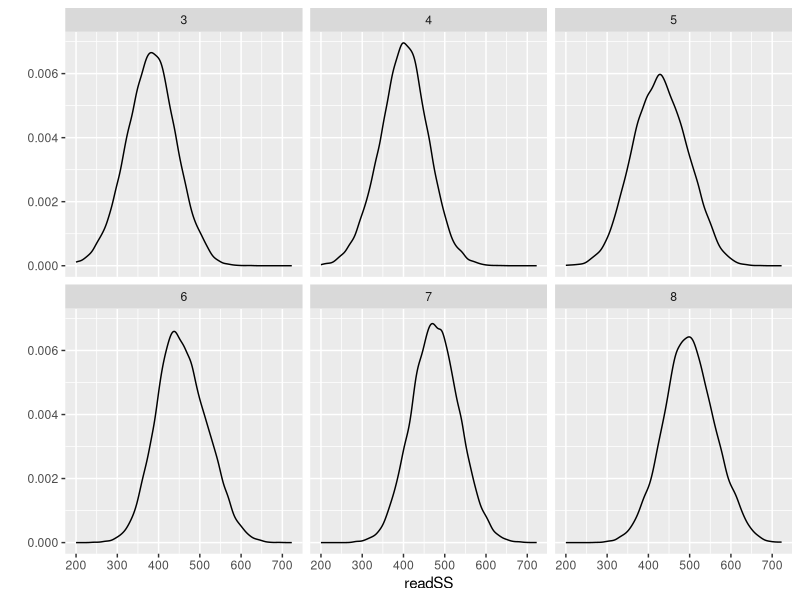
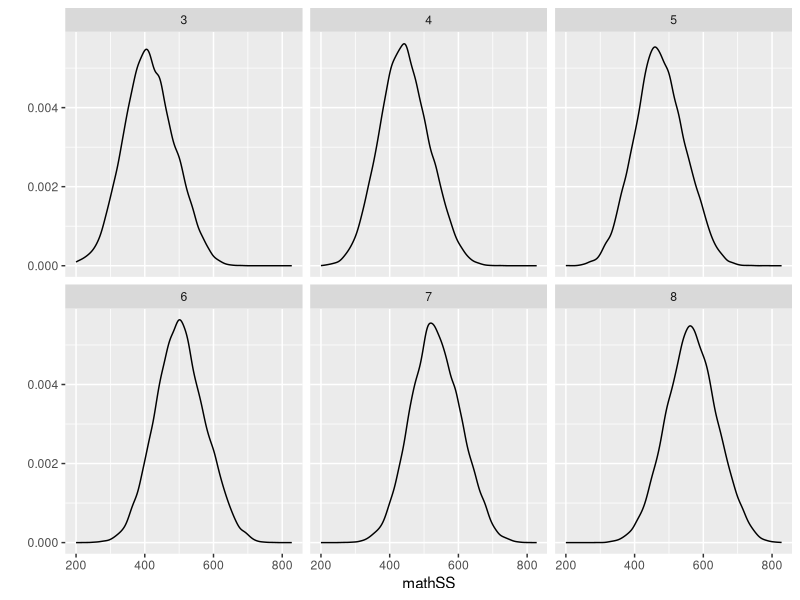

These charts were generated, in order, by the following R code:
#Simulating mixed effect data
# Jared Knowles
library(ggplot2)

  #########################################################################
  # Function: Create and define proficiency levels
  # Proficiency levels are set to be approximately 40 SS points below the
  # mean at each grade level. Basic levels are set 60 points below proficient.
  # Advanced levels are set 100 points above proficient.
  #########################################################################
proflvl <- function(student)
{

  proflvl3 <- 380
  proflvl4 <- 410
  proflvl5 <- 430
  proflvl6 <- 450
  proflvl7 <- 480
  proflvl8 <- 500

  basiclvl3 <- proflvl3 - 60
  basiclvl4 <- proflvl4 - 60
  basiclvl5 <- proflvl5 - 60
  basiclvl6 <- proflvl6 - 60
  basiclvl7 <- proflvl7 - 60
  basiclvl8 <- proflvl8 - 60

  advlvl3 <- proflvl3 + 100
  advlvl4 <- proflvl4 + 100
  advlvl5 <- proflvl5 + 100
  advlvl6 <- proflvl6 + 100
  advlvl7 <- proflvl7 + 100
  advlvl8 <- proflvl8 + 100

  student$proflvl <- NA

  student <- within(student,
    {
     
      proflvl[grade==3 & readSS >= basiclvl3] <- 'basic'
      proflvl[grade==3 & readSS >= proflvl3] <- 'proficient'
      proflvl[grade==3 & readSS >= advlvl3] <- 'advanced'
      proflvl[is.na(proflvl)] <- 'below basic'
      
      proflvl[grade==4 & readSS >= basiclvl4] <- 'basic'
      proflvl[grade==4 & readSS >= proflvl4] <- 'proficient'
      proflvl[grade==4 & readSS >= advlvl4] <- 'advanced'
      proflvl[is.na(proflvl)] <- 'below basic'
      
      proflvl[grade==5 & readSS >= basiclvl5] <- 'basic'
      proflvl[grade==5 & readSS >= proflvl5] <- 'proficient'
      proflvl[grade==5 & readSS >= advlvl5] <- 'advanced'
      proflvl[is.na(proflvl)] <- 'below basic'
      
      proflvl[grade==6 & readSS >= basiclvl6] <- 'basic'
      proflvl[grade==6 & readSS >= proflvl6] <- 'proficient'
      proflvl[grade==6 & readSS >= advlvl6] <- 'advanced'
      proflvl[is.na(proflvl)] <- 'below basic'
      
      proflvl[grade==7 & readSS >= basiclvl7] <- 'basic'
      proflvl[grade==7 & readSS >= proflvl7] <- 'proficient'
      proflvl[grade==7 & readSS >= advlvl7] <- 'advanced'
      proflvl[is.na(proflvl)] <- 'below basic'
      
      proflvl[grade==8 & readSS >= basiclvl8] <- 'basic'
      proflvl[grade==8 & readSS >= proflvl8] <- 'proficient'
      proflvl[grade==8 & readSS >= advlvl8] <- 'advanced'
      proflvl[is.na(proflvl)] <- 'below basic'
      
      proflvl <- as.factor(proflvl)
      
    })
  return(student)
}

  #########################################################################
  # Function: Create a simulated reading scale score
  #########################################################################
set.seed(6283)
simscoreread <- function(student)
{
  student<-within(student,
      {
        measerr <- rnorm(length(student$stuid),0,20)
        
        readSS<-((rnorm(1,mean=14,sd=20)+rweibull(1,shape=9,scale=6))*white)+
        ((rnorm(1,mean=-20,sd=20)+rweibull(1,shape=3,scale=7))*black)+
        ((rnorm(1,mean=-14,sd=20)+rweibull(1,shape=5,scale=9))*hisp)+
        ((rnorm(1,mean=-4,sd=20)+rweibull(1,shape=9,scale=6))*asian)+
        ((rnorm(1,mean=-14,sd=20)+rweibull(1,shape=2,scale=8))*indian)+
        ((rnorm(1,mean=8,sd=20)+rweibull(1,shape=6,scale=5))*female)+
        ((rnorm(1,mean=-24,sd=30)+rweibull(1,shape=2,scale=6))*disab)+
        ((rnorm(1,mean=-18,sd=20)+rweibull(1,shape=5,scale=6))*econ)+
        ((rnorm(1,mean=-16,sd=20)+rweibull(1,shape=3,scale=6))*ell)+
        ((rnorm(1,mean=20,sd=7)+rexp(1,rate=rnorm(1,mean=.5,sd=.2)))*grade)+
        ((rnorm(1,mean=8,sd=20)-rweibull(1,shape=1,scale=6))*sch_fay)+
        ((rnorm(1,mean=14,sd=20)-rweibull(1,shape=1,scale=6))*dist_fay)+
        rnorm(1,mean=rnorm(1,mean=0,sd=100),sd=60)+rweibull(1,shape=1,scale=100)+ability+
        ((rnorm(1,mean=30,sd=5)*luck))+((rnorm(1,mean=2,sd=.2)*teachq))-120
        
        readSS<-readSS+measerr
        
        ## Add in school effects
        readSS <- readSS + ((rnorm(1,mean=10,sd=20)+rweibull(1,shape=3,scale=6))*schoolhigh)
        readSS <- readSS + ((rnorm(1,mean=0,sd=20)+rweibull(1,shape=3,scale=6))*schoolavg)
        readSS <- readSS + ((rnorm(1,mean=-10,sd=20)+rweibull(1,shape=3,scale=6))*schoollow)
        
        readSS[readSS>900]<-900
        readSS[readSS<200]<-200
      })
}

  #########################################################################
  # Function: Create a simulated math scale score
  #########################################################################
simscoremath <- function(student)
{
  student<-within(student,
      {
        measerr <- rnorm(length(student$stuid),0,20)
        
        mathSS<-((rnorm(1,mean=16,sd=20)+rweibull(1,shape=9,scale=6))*white)+
        ((rnorm(1,mean=-14,sd=20)+rweibull(1,shape=3,scale=7))*black)+
        ((rnorm(1,mean=-12,sd=20)+rweibull(1,shape=5,scale=9))*hisp)+
        ((rnorm(1,mean=-4,sd=20)+rweibull(1,shape=9,scale=6))*asian)+
        ((rnorm(1,mean=-10,sd=20)+rweibull(1,shape=2,scale=8))*indian)+
        ((rnorm(1,mean=8,sd=20)+rweibull(1,shape=6,scale=5))*female)+
        ((rnorm(1,mean=-29,sd=30)+rweibull(1,shape=2,scale=6))*disab)+
        ((rnorm(1,mean=-20,sd=20)+rweibull(1,shape=5,scale=6))*econ)+
        ((rnorm(1,mean=-12,sd=20)+rweibull(1,shape=3,scale=6))*ell)+
        ((rnorm(1,mean=20,sd=7)+rexp(1,rate=rnorm(1,mean=.5,sd=.2)))*grade)+
        ((rnorm(1,mean=7,sd=20)-rweibull(1,shape=1,scale=6))*sch_fay)+
        ((rnorm(1,mean=2,sd=20)-rweibull(1,shape=1,scale=6))*dist_fay)+
        rnorm(1,mean=rnorm(1,mean=0,sd=100),sd=60)+rweibull(1,shape=1,scale=100)+ability+
        ((rnorm(1,mean=20,sd=5)*luck))+((rnorm(1,mean=2,sd=.2)*teachq))-120
        
        mathSS<-mathSS+measerr

        ## Add in school effects
        mathSS <- mathSS + ((rnorm(1,mean=10,sd=20)+rweibull(1,shape=3,scale=6))*schoolhigh)
        mathSS <- mathSS + ((rnorm(1,mean=0,sd=20)+rweibull(1,shape=3,scale=6))*schoolavg)
        mathSS <- mathSS + ((rnorm(1,mean=-10,sd=20)+rweibull(1,shape=3,scale=6))*schoollow)
         
        mathSS[mathSS>900]<-900
        mathSS[mathSS<200]<-200
      })  

return(student)
}
  
  #########################################################################
  # Function: Draw some plots of the simulated data set
  #########################################################################

simdiagread<-function(student)
{
  qplot(readSS,geom='density',data=student)+facet_wrap(~grade)
}
simdiagmath<-function(student)
{
  qplot(mathSS,geom='density',data=student)+facet_wrap(~grade)
}

#Create a data frame
  
  commonnames<-c('stuid','school','dist','cesa','year','female','grade','econ','disab','ell',
               'loc','age','readSS','readRS','mathSS','mathRS','dist_fay','sch_fay','Rprof',
               'Rproflvl','Mprof','Mproflvl')

stuid<-seq(1,150000,by=1)
grade<-rep(c(3,4,5,6,7,8),length.out=150000)
student<-cbind(stuid,grade)
student<-as.data.frame(student)
student$schid<-rep(c(seq(1,500)),length.out=150000)
student$dist<-rep(c(seq(3,120,by=3)),length.out=150000)
student$white<-rbinom(150000,1,.45)
student$black<-0
student$black[student$white==0]<-rbinom(100000,1,.75)
student$hisp<-0
student$hisp[student$white==0 & student$black==0]<-rbinom(100000,1,.8)
student$indian<-0
student$indian[student$white==0 & student$black==0 &student$hisp==0]<-rbinom(100000,1,.3)
student$asian<-0
student$asian[student$white==0 & student$black==0 & student$hisp==0]<-1
student$econ<-0
student$econ[student$white==1]<-rbinom(100000,1,.5)
student$econ[student$black==1]<-rbinom(100000,1,.9)
student$econ[student$hisp==1]<-rbinom(100000,1,.8)
student$econ[student$asian==1]<-rbinom(100000,1,.66)
student$econ[student$indian==1]<-rbinom(100000,1,.66)
student$female<-0
student$female<-rbinom(150000,1,.505)
student$ell<-0
student$ell[student$hisp==1]<-rbinom(100000,1,.88)
student$ell[student$white==1]<-rbinom(100000,1,.05)
student$ell[student$black==1]<-rbinom(100000,1,.05)
student$ell[student$asian==1]<-rbinom(100000,1,.73)
student$ell[student$indian==1]<-rbinom(100000,1,.02)
student$disab<-0
student$disab[student$white==1]<-rbinom(100000,1,.1)
student$disab[student$black==1]<-rbinom(1000000,1,.22)
student$disab[student$hisp==1]<-rbinom(1000000,1,.195)
student$disab[student$asian==1]<-rbinom(100000,1,.14)
student$disab[student$indian==1]<-rbinom(100000,1,.19)
student$sch_fay<-0
student$sch_fay[student$econ==1]<-rbinom(200000,1,.15)
student$sch_fay[student$econ==0]<-rbinom(200000,1,.05)
student$dist_fay<-0
student$dist_fay[student$sch_fay==1]<-rbinom(200000,1,.2)
student$luck<-rbinom(150000,1,.2)
student$ability<-rnorm(150000,mean=100,sd=10)
student$measerr<-rweibull(150000,shape=3,scale=100)
student$teachq[student$econ==1 & student$black==1]<-rnorm(200000,mean=40,sd=20)
student$teachq[student$econ==0 & student$black==1]<-rnorm(200000,mean=70,sd=20)
student$teachq[student$econ==1 & student$white==1]<-rnorm(200000,mean=60,sd=15)
student$teachq[student$econ==0 & student$white==1]<-rnorm(200000,mean=85,sd=20)
student$teachq[student$econ==1 & student$asian==1]<-rnorm(200000,mean=50,sd=20)
student$teachq[student$econ==0 & student$asian==1]<-rnorm(200000,mean=85,sd=20)
student$teachq[student$econ==1 & student$hisp==1]<-rnorm(200000,mean=55,sd=20)
student$teachq[student$econ==0 & student$hisp==1]<-rnorm(200000,mean=75,sd=20)
student$year <- '2000'
student$attday<-round(rpois(150000,170)-rnorm(150000,mean=0,sd=5))
student$attday[student$attday>180]<-180

#########################################################################
# Create schools and districts, and assign students to schools and districts.
#########################################################################

student$school <- NA 
student$schoolscore<-NA

student<-within(student,
    {
      schoolscore<-((rnorm(1,mean=14,sd=20)+rweibull(1,shape=9,scale=6))*white)+
      ((rnorm(1,mean=-20,sd=20)+rweibull(1,shape=3,scale=7))*black)+
      ((rnorm(1,mean=-14,sd=20)+rweibull(1,shape=5,scale=9))*hisp)+
      ((rnorm(1,mean=-4,sd=20)+rweibull(1,shape=9,scale=6))*asian)+
      ((rnorm(1,mean=-14,sd=20)+rweibull(1,shape=2,scale=8))*indian)+
      ((rnorm(1,mean=8,sd=20)+rweibull(1,shape=6,scale=5))*female)+
      ((rnorm(1,mean=-24,sd=30)+rweibull(1,shape=2,scale=6))*disab)+
      ((rnorm(1,mean=-18,sd=20)+rweibull(1,shape=5,scale=6))*econ)+
      ((rnorm(1,mean=-16,sd=20)+rweibull(1,shape=3,scale=6))*ell)+
      ((rnorm(1,mean=20,sd=7)+rexp(1,rate=rnorm(1,mean=.5,sd=.2)))*grade)+
      ((rnorm(1,mean=-8,sd=20)-rweibull(1,shape=1,scale=6))*sch_fay)+
      ((rnorm(1,mean=14,sd=20)-rweibull(1,shape=1,scale=6))*dist_fay)
                         
})

PROBS <- runif(1000, 0.01, 1.0)
PROBS <- c(PROBS,1)

quants <- quantile(student$schoolscore, probs = PROBS )
quants <- as.data.frame(quants)
quants$quant <- quants$quants
quants$quants <- NULL
quants <- quants[order(quants$quant) , ]
quants <- as.data.frame(quants)

## Assign to schools
  i <- 1
  while(i < length(quants$quants))
  {
    student$school[student$schoolscore <= quants$quants[i] &
                   is.na(student$school)] <- i
    i <- i+1
  }

student$school[is.na(student$school)] <- 1000

## Assign to districts, currently set to 25 districts total
schools <- unique(student$school)
schools <- as.data.frame(schools)
schools$school <- schools$schools
schools$schools <- NULL
schools$district<-rep(c(1:25),length.out=length(unique(schools$school)))

# Assign school quality values to schools
# 15% of schools will be high quality schools
schools$schoolhigh <- rbinom(length(schools$school),1,.15)
# 75% of the remaining schools will be average quality schools
schools$schoolavg[schools$schoolhigh == 1] <- 0
schools$schoolavg[schools$schoolhigh != 1] <- rbinom(length(schools$school),1,.75)
# all the rest will be low quality
schools$schoollow <- 0
schools$schoollow[schools$schoolavg == 0 & schools$schoolhigh == 0] <- 1

student <- merge(student,schools,by="school")

#########################################################################
# Create one year of simulated test scores.
#########################################################################

set.seed(55)
student <- simscoreread(student)
  simdiagread(student)

set.seed(1)
student <- simscoremath(student)
  simdiagmath(student)

## Assign proficiency levels
student <- proflvl(student)


#########################################################################
# Create more years of data.
# This can currently support up to 5 more years of data.
#########################################################################

number_of_years <- 2
student_new <- student
student_long <- student
i <- 1

while(i <= number_of_years)
{

    ## Copy original data frame
    student_temp <- student_new
    
    ## Move 9th graders back to 3rd grade
    student_temp <- within(student_temp, 
        {
            grade <- grade + 1
            grade[grade==9] <- 3
          
        })
    
    ## Assign the new 3rd graders new student ids
    newstud <- subset(student_temp,grade==3,)
    newstud$stuid <- (150000*i) + seq(1,length(newstud$stuid),by=1)
    
    ## Attach the 3rd graders with new ids back onto the main data frame
    student_temp <- subset(student_temp,grade!=3, )
    student_temp <- rbind(student_temp,newstud)
                                      
    student_temp <- within(student_temp, 
        {
            year <- 2000+i
        })

    if(i==1)
      set.seed(1)
    else if(i==2)
      set.seed(450)
    else if(i==3)
      set.seed(10027)
    else if(i==4)
      set.seed(6283)
    else if(i==5)
      set.seed(36)                 
    student_temp <- simscoreread(student_temp)

    if(i==1)
      set.seed(10027)
    else if(i==2)
      set.seed(6283)
    else if(i==3)
      set.seed(36)
    else if(i==4)
      set.seed(1)
    else if(i==5)
      set.seed(450)
    student_temp <- simscoremath(student_temp)
      
  ## Break off the students who weren't assigned a reading score
  ## and give them a reading score
  student_temp2 <- subset(student_temp,is.na(readSS), )
  student_temp <- subset(student_temp,!is.na(readSS), ) 
      if(i==1)
        set.seed(1)
      else if(i==2)
        set.seed(450)
      else if(i==3)
        set.seed(10027)
      else if(i==4)
        set.seed(6283)
      else if(i==5)
        set.seed(36)
      student_temp2 <- simscoreread(student_temp2)
 
  ## Put them back on to the main temporary data frame        
  student_temp <- rbind(student_temp,student_temp2)
                                
  ## Assign proficiency levels                              
  student_temp <- proflvl(student_temp)                                                        
    
  ## Merge the temporary data frame onto the main big data frame                              
  student_long <- rbind(student_long,student_temp)    
      
  student_new <- student_temp
  i <- i + 1   
}

student_long$race[student_long$white==1]<-'W'
student_long$race[student_long$asian==1]<-'A'
student_long$race[student_long$black==1]<-'B'
student_long$race[student_long$hisp==1]<-'H'
student_long$race[student_long$indian==1]<-'I'
student_long$race<-factor(student_long$race,levels=c('W','B','H','I','A'))


student_wide <- reshape(student_long,timevar="year",idvar="stuid",direction="wide")

rm(quants,newstud,student,student_new,student_temp,student_temp2)
